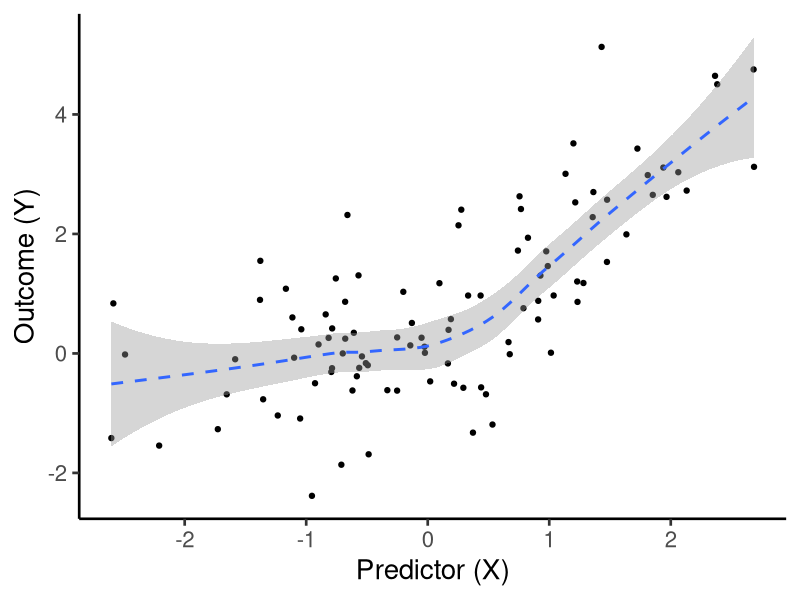

The R script that drew this image:
## ---- chunk 1
knitr::opts_chunk$set(echo = TRUE)
library(ggplot2)
theme_set(theme_classic(base_size = 20))
set.seed(31779)
## ---- chunk 2
x <- rnorm(100, 0, 1)
y <- rnorm(100, (0.2 + 0.8*x + 0.3*x*x), 1)
flyerdata <- data.frame(x, y)

ggplot(data = flyerdata, aes(x = x, y = y)) + 
  geom_point(color='black') +
  geom_smooth(method = "loess", se = TRUE, linetype = "dashed")+ 
  xlab("Predictor (X)") + ylab("Outcome (Y)")
